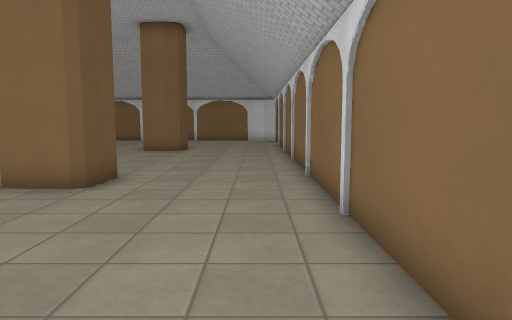
[1] (above)

23 first-person views from a walk through a Godot game level. The camera is 1.4 m above the floor, tilts 6° down and sees 70° across. The floor is counted in squares, 1 m on a side. Each view is taken from the middle of a square. On the plan, view 1 faces up. The plan holds only what a view shows up to about 16 squares ahead; the rest is blank. Surface patterns are stand-ins for the level's own textures.

[2]
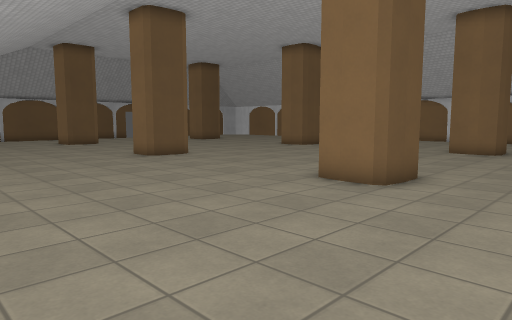

[3]
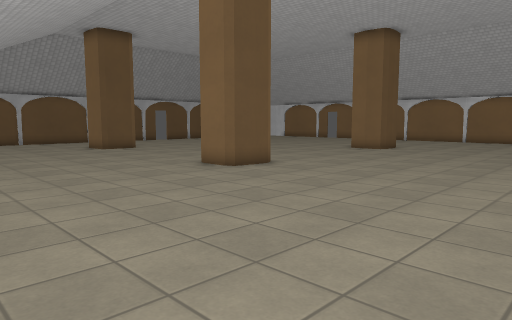

[4]
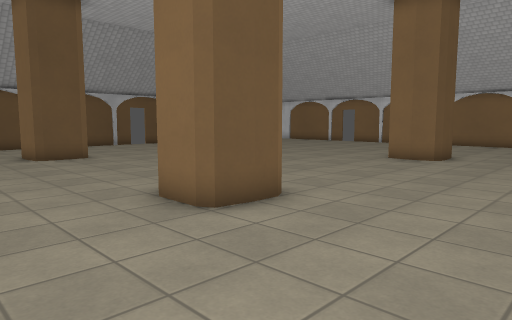

[5]
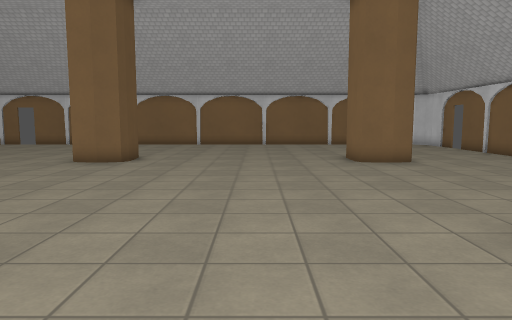

[6]
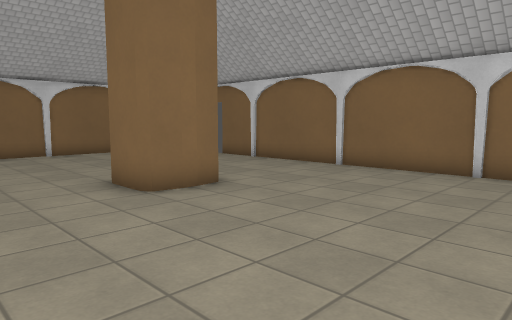

[7]
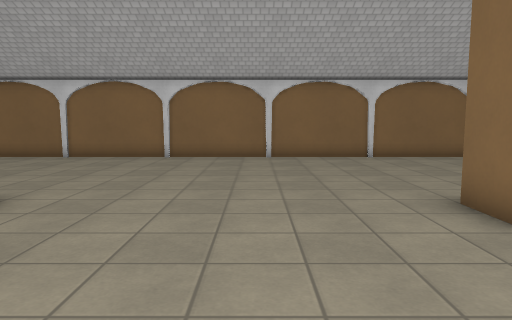

[8]
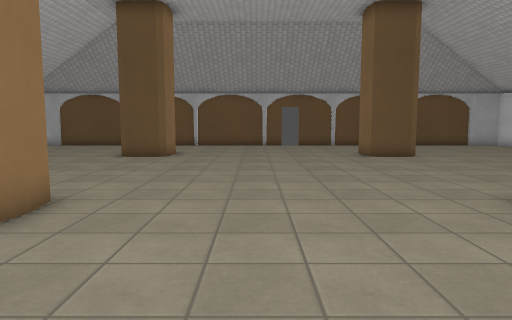

[9]
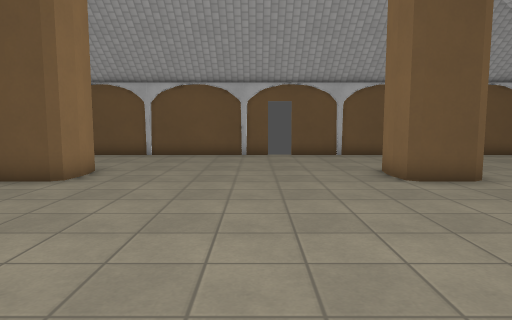

[10]
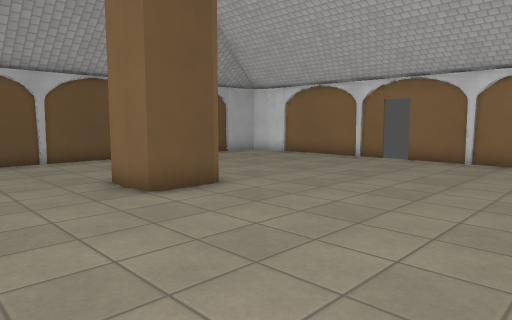

[11]
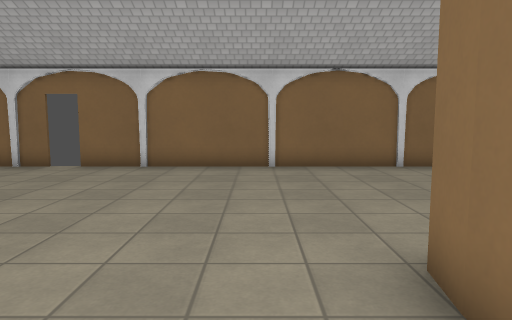

[12]
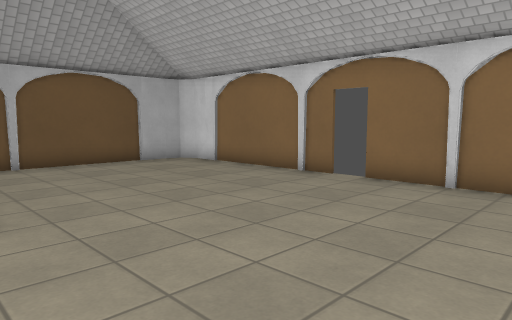

[13]
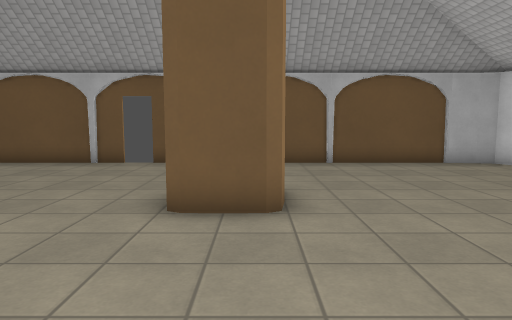

[14]
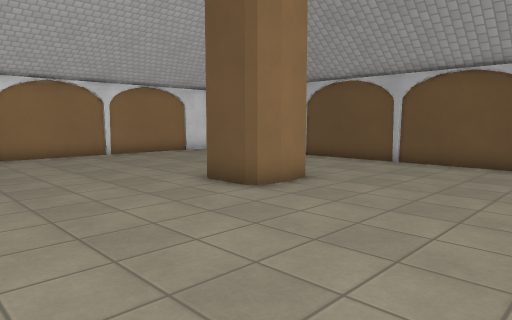

[15]
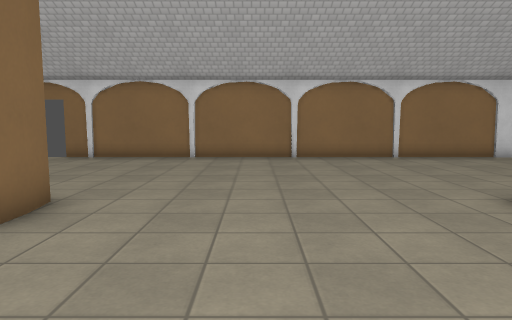

[16]
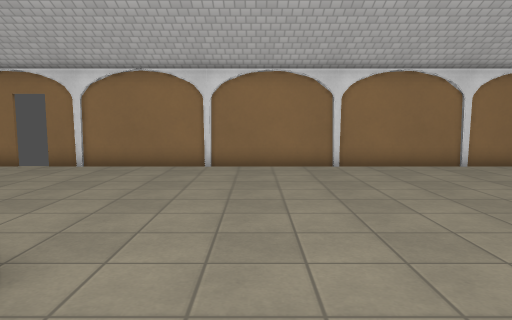

[17]
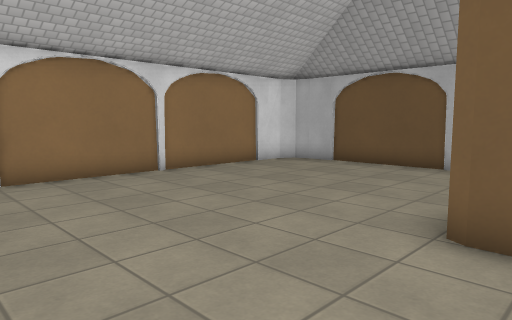

[18]
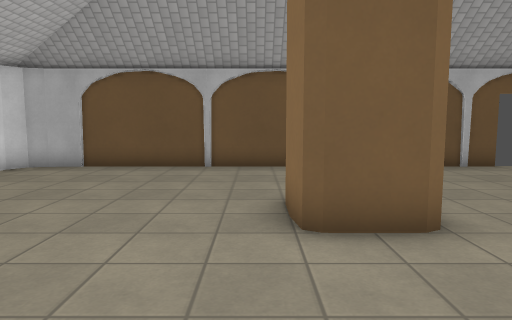

[19]
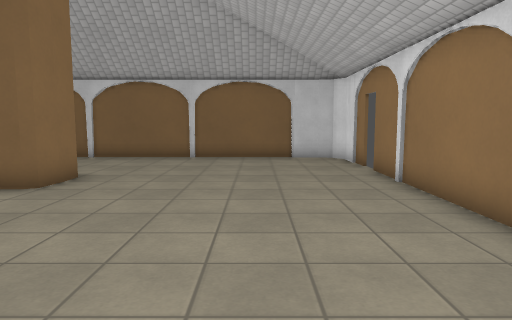

[20]
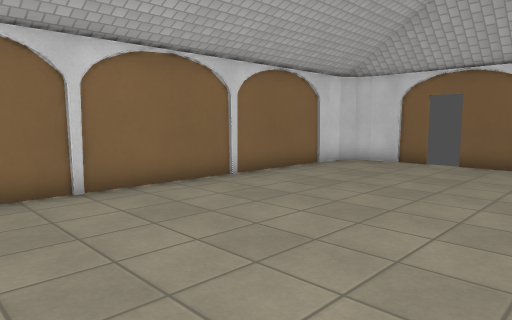

[21]
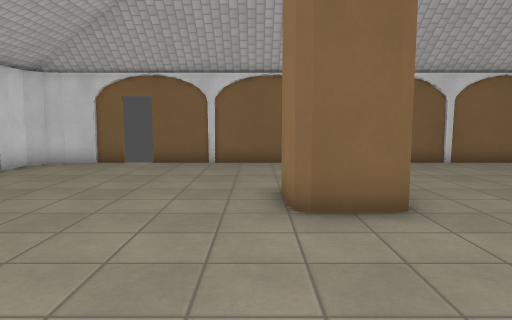

[22]
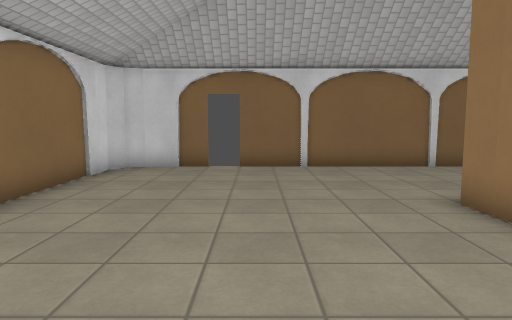

[23]
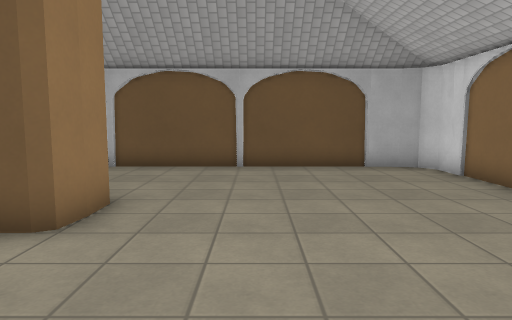

### Floor plan
Points are (right, up) in squares from view 1. A wall is a line through its corners. A room is listed if a view was taken in it or the views show most of it. See-through windows are left out.
Room 1 (views 1, 2, 3, 4, 5, 6, 7, 8, 9, 10, 11, 12, 13, 14, 15, 16, 17, 18, 19, 20, 21, 22, 23)
walls: (-14.4, 17.5) (-15.4, 17.6); (-15.5, 17.9) (-15.5, 18.6); (-15.5, 18.4) (-15.4, 19.4); (-14.6, 9.5) (-14, 9.4); (-13.7, 9.5) (-13.5, 9.1) (-13.5, 8.5) (-13.6, 7.7) (-14, 7.5); (-13.6, 18.6) (-13.6, 17.6) (-14.5, 17.5); (-13.6, 19.4) (-13.5, 18.5); (-15.4, 8.4) (-15.4, 9.4) (-14.5, 9.5); (-13.6, 7.4) (-15.4, 7.4) (-15.5, 8.5); (-24.2, 17.5) (-24.8, 17.5); (-23.4, 19.3) (-23.4, 17.6) (-24.4, 17.5); (-24.7, 17.5) (-25.4, 17.6); (-24.3, 9.5) (-23.5, 9.4) (-23.5, 7.6) (-24.3, 7.5); (-24.8, 9.5) (-24.2, 9.5); (-24.4, 19.5) (-23.6, 19.4) (-23.5, 19.1); (-4.6, 17.5) (-5.4, 17.6) (-5.5, 17.8) (-5.5, 19.1) (-5.4, 19.4) (-4.6, 19.5); (-24.2, 7.4) (-25.2, 7.4); (-4.2, 17.5) (-4.8, 17.5); (-25.5, 9.4) (-24.6, 9.5); (-4.8, 19.5) (-3.8, 19.5); (-25.3, 19.6) (-24.3, 19.6); (-3.5, 9.2) (-3.5, 8.2); (-3.5, 18.8) (-3.5, 17.6) (-4.4, 17.5); (-3.5, 8.3) (-3.6, 7.6) (-3.8, 7.5) (-4.7, 7.5) (-5.4, 7.6) (-5.4, 8.3); (-10.6, -0.4) (-10, -0.4); (-30.4, 14.6) (-30.4, 0.5); (-23.4, 27.4) (-29.5, 27.4) (-30.1, 27) (-30.3, 26.4); (-8.2, -0.4) (-2.5, -0.4); (1.4, 24.4) (1.4, 26.5); (-1.5, -0.4) (0.5, -0.4) (1.1, 0) (1.3, 0.7); (-30.4, 26.5) (-30.4, 15.5); (-30.3, 0.7) (-30.1, 0) (-29.5, -0.4) (-11.5, -0.4); (1.3, 26.4) (1.1, 27) (0.6, 27.3); (0.8, 27.4) (-22.5, 27.4); (1.4, 0.5) (1.4, 23.5)

Where each view was taken, in squares from view 1:
view 1: 0 up, 0 right, facing up
view 2: 0 up, 0 right, facing up-left
view 3: 0 up, 5 left, facing up-left
view 4: 4 up, 9 left, facing up-left
view 5: 5 up, 9 left, facing up
view 6: 11 up, 9 left, facing up-right
view 7: 13 up, 9 left, facing up
view 8: 13 up, 9 left, facing left
view 9: 14 up, 15 left, facing left
view 10: 14 up, 17 left, facing up-left
view 11: 16 up, 17 left, facing up
view 12: 19 up, 18 left, facing up-left
view 13: 19 up, 18 left, facing left
view 14: 15 up, 18 left, facing down-left
view 15: 14 up, 19 left, facing down
view 16: 11 up, 18 left, facing down
view 17: 9 up, 19 left, facing down-left
view 18: 7 up, 19 left, facing left
view 19: 3 up, 13 left, facing right
view 20: 20 up, 11 left, facing up-right
view 21: 20 up, 11 left, facing right
view 22: 23 up, 10 left, facing right
view 23: 22 up, 19 left, facing left
